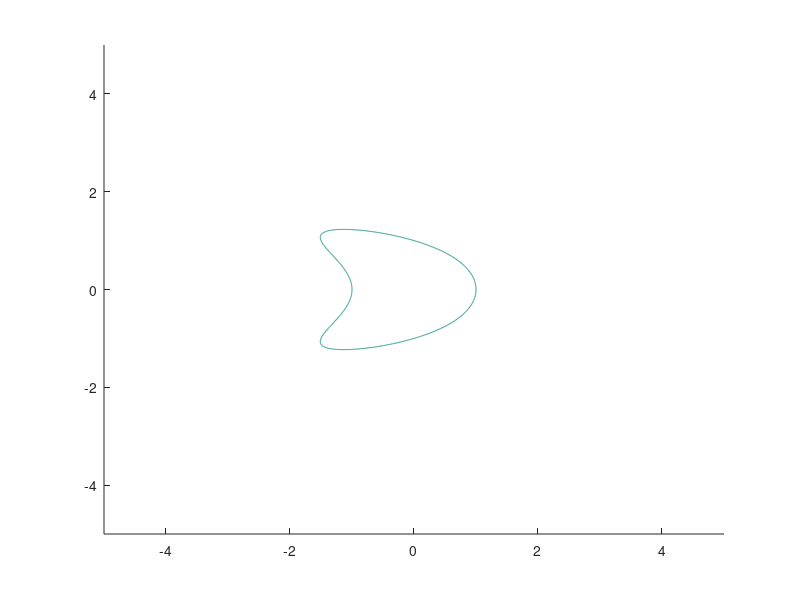

This chart was generated by the following MATLAB code: (Note: this script raises an error after producing the figure.)
clear all 
close all

%%%%  DRAW S
x = -5:0.01:5;
y = -5:0.01:5;
zmin = 0; 
zmax = 1;
zinc = 1;
zlevs = zmin:zinc:zmax;
[X,Y] = meshgrid(x,y);
Z = X.^2 + (3/2).*X.*Y.^2 + Y.^4;
hold on
contour(X,Y,Z, zlevs,'Color','blue')
xlabel('X')
ylabel('Y')



%%%%  DRAW smaller Fs
for t = 0.00001:0.0001:0.02
    x = 0.25*t^(1/2):0.0005:0.75*t^(1/2);
    y = 0.5*t^(1/4):0.0005:1*t^(1/4);
    zmin = 0;
    zmax = t;
    zinc = t/2;
    zlevs = zmin:zinc:zmax;
    [X,Y] = meshgrid(x,y);
    Z = X.^2 + (3/2).*X.*Y.^2 + Y.^4;
    contour(X,Y,Z, zlevs, 'Color',[0.6,0.8,1], 'LineWidth',2)
end
for t = 0.0005:0.005:1
    x = 0.25*t^(1/2):0.005:0.75*t^(1/2);
    y = 0.5*t^(1/4):0.005:1*t^(1/4);
    zmin = 0;
    zmax = t;
    zinc = t/2;
    zlevs = zmin:zinc:zmax;
    [X,Y] = meshgrid(x,y);
    Z = X.^2 + (3/2).*X.*Y.^2 + Y.^4;
    contour(X,Y,Z, zlevs, 'Color',[0.6,0.8,1]', 'LineWidth',2)
end

%%%%  DRAW F
x = 0.25:0.01:0.75;
y = 0.5:0.01:1;
zmin = 0; 
zmax = 1;
zinc = 1;
zlevs = zmin:zinc:zmax;
[X,Y] = meshgrid(x,y);
Z = X.^2 + (3/2).*X.*Y.^2 + Y.^4;
contour(X,Y,Z, zlevs,'Color','blue', 'LineWidth',3)
xlabel('X')
ylabel('Y')


% draw first line
N = 1000 ;
t = linspace(0,1,N) ;
x=0.25.*t.^(1/2);
y=0.893685.*t.^(1/4) ;
plot(x,y,  '-', 'Color','k', 'LineWidth',2)

% draw second line
N = 1000 ;
t = linspace(0,1,N) ;
x=0.75.*t.^(1/2);
y=0.55294.*t.^(1/4) ;
plot(x,y,  '-', 'Color','k', 'LineWidth',2)








%%% annotate
text(0.5,0.85,'$$F$$','FontSize',22, 'Interpreter','latex')
text(-1.25,0,'$$S$$','FontSize',22, 'Interpreter','latex')
text(0.2,0.5,'$$\tilde{F}$$','FontSize',22, 'Interpreter','latex')
text(-.05,-0.15,'$$ O$$','FontSize',22, 'Interpreter','latex')

A = [-1.8,-1.5];
point1 = [0.5,0]+A;
point2 = [0,0.5]+A;
origin = [0,0]+A;
plot([origin(1) point1(1)],[origin(2) point1(2)],'LineWidth',2, 'Color','k');
plot([origin(1) point2(1)],[origin(2) point2(2)],'LineWidth',2, 'Color','k');
text(-0.95-0.5+0.2, 1-1-1.5 ,'$$x$$','FontSize',16, 'Interpreter','latex')
text(-1.5-0.5+0.2,1.66-1-1.5, '$$y $$','FontSize',16, 'Interpreter','latex')
% box on
ax = gca
ax.Visible = 'off'

hold off
